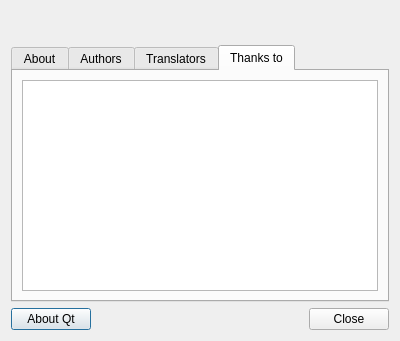
<?xml version="1.0" encoding="UTF-8"?>
<ui version="4.0">
 <class>AboutDialog</class>
 <widget class="QDialog" name="AboutDialog">
  <property name="geometry">
   <rect>
    <x>0</x>
    <y>0</y>
    <width>400</width>
    <height>341</height>
   </rect>
  </property>
  <property name="windowTitle">
   <string>Dialog</string>
  </property>
  <layout class="QVBoxLayout" name="verticalLayout_5">
   <item>
    <layout class="QVBoxLayout" name="verticalLayout_2">
     <item>
      <layout class="QHBoxLayout" name="horizontalLayout_2">
       <item>
        <widget class="QLabel" name="labelAppIcon">
         <property name="maximumSize">
          <size>
           <width>512</width>
           <height>512</height>
          </size>
         </property>
         <property name="text">
          <string/>
         </property>
        </widget>
       </item>
       <item>
        <layout class="QVBoxLayout" name="verticalLayout">
         <item>
          <widget class="QLabel" name="labelAppName">
           <property name="text">
            <string>&lt;html&gt;&lt;head/&gt;&lt;body&gt;&lt;p&gt;&lt;br/&gt;&lt;/p&gt;&lt;/body&gt;&lt;/html&gt;</string>
           </property>
           <property name="scaledContents">
            <bool>false</bool>
           </property>
          </widget>
         </item>
        </layout>
       </item>
      </layout>
     </item>
     <item>
      <widget class="QTabWidget" name="tabWidget">
       <property name="currentIndex">
        <number>3</number>
       </property>
       <property name="tabBarAutoHide">
        <bool>false</bool>
       </property>
       <widget class="QWidget" name="tabAbout">
        <attribute name="title">
         <string>About</string>
        </attribute>
        <layout class="QVBoxLayout" name="verticalLayout_3">
         <item>
          <widget class="QTextBrowser" name="tabAboutTextBrowser">
           <property name="html">
            <string>&lt;!DOCTYPE HTML PUBLIC &quot;-//W3C//DTD HTML 4.0//EN&quot; &quot;http://www.w3.org/TR/REC-html40/strict.dtd&quot;&gt;
&lt;html&gt;&lt;head&gt;&lt;meta name=&quot;qrichtext&quot; content=&quot;1&quot; /&gt;&lt;style type=&quot;text/css&quot;&gt;
p, li { white-space: pre-wrap; }
&lt;/style&gt;&lt;/head&gt;&lt;body style=&quot; font-family:'FreeSans'; font-size:11pt; font-weight:400; font-style:normal;&quot;&gt;
&lt;p style=&quot;-qt-paragraph-type:empty; margin-top:0px; margin-bottom:0px; margin-left:0px; margin-right:0px; -qt-block-indent:0; text-indent:0px;&quot;&gt;&lt;br /&gt;&lt;/p&gt;&lt;/body&gt;&lt;/html&gt;</string>
           </property>
          </widget>
         </item>
        </layout>
       </widget>
       <widget class="QWidget" name="tabAuthors">
        <attribute name="title">
         <string>Authors</string>
        </attribute>
        <layout class="QVBoxLayout" name="verticalLayout_4">
         <item>
          <widget class="QTextBrowser" name="tabAuthorsTextBrowser"/>
         </item>
        </layout>
       </widget>
       <widget class="QWidget" name="tabTranslators">
        <attribute name="title">
         <string>Translators</string>
        </attribute>
        <layout class="QVBoxLayout" name="verticalLayout_6">
         <item>
          <widget class="QTextBrowser" name="textBrowser"/>
         </item>
        </layout>
       </widget>
       <widget class="QWidget" name="tabThanks">
        <attribute name="title">
         <string>Thanks to</string>
        </attribute>
        <layout class="QVBoxLayout" name="verticalLayout_7">
         <item>
          <widget class="QTextBrowser" name="textBrowser_2"/>
         </item>
        </layout>
       </widget>
      </widget>
     </item>
     <item>
      <layout class="QHBoxLayout" name="horizontalLayout">
       <item>
        <widget class="QPushButton" name="buttonAboutQt">
         <property name="text">
          <string>About Qt</string>
         </property>
        </widget>
       </item>
       <item>
        <spacer name="horizontalSpacer">
         <property name="orientation">
          <enum>Qt::Horizontal</enum>
         </property>
         <property name="sizeHint" stdset="0">
          <size>
           <width>40</width>
           <height>20</height>
          </size>
         </property>
        </spacer>
       </item>
       <item>
        <widget class="QPushButton" name="buttonClose">
         <property name="text">
          <string>Close</string>
         </property>
        </widget>
       </item>
      </layout>
     </item>
    </layout>
   </item>
  </layout>
 </widget>
 <resources/>
 <connections/>
</ui>
